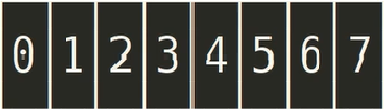
#> input picture digits.png, 386 x 109 px
$ python Lab2.py
#> lines starting #> are read from the running program, lines starting #| are printed output that depends on the picture
import numpy as np
import matplotlib.pyplot as plt
from scipy import ndimage

digits = np.dot(plt.imread('digits.png')[...,:3],[1,1,1]) # вход, изображение
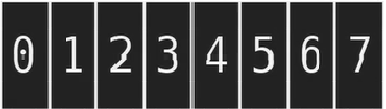
#> digits: shape (109, 386) float64; min 0.0549, max 3, mean 0.817; drawn with min black and max white

D = []
for i in range(8):
    a = i * 48
    x=  (digits[5:104,0+a:48+a] > 1).astype(int).flatten()
    y = (np.array(list(bin(i)[2:].zfill(3))) == '1').astype(int)
    D += [[x,y]]
#> after the loop, D = 8 items

w = np.zeros((D[0][0].shape[0],D[0][1].shape[0])) # инициализация весов

β = -0.4 # торможение

α = 0.2 # темп обучения

σ = lambda x: (x > 1).astype(int) # функция активации

def f(x):
    s = β + x @ w
#> s = [-0.4, -0.4, -0.4]
    return σ(s)

def train():
    global w
    _w = w.copy()
    for x, y in D:
        i = np.where(x>0)
        w[i] += α * (y - f(x))
    return (w != _w).any()

while train():
    print(w) # веса

for i in range(8):
    print(f(D[i][0])) # тренировочная
#> this loop made 8 passes
#> s in f on passes 1 to 8: [-117.8, -42.6, -128.6], [-28, -26.8, 59.6], [-8.8, 125.8, -58], [-7.8, 37, 2.2], [144.8, -28.8, -148], [74.6, -22, 22.4], [70.4, 104.8, -176.4], [23.8, 30, 63.8]
#| [0 0 0]
#| [0 0 1]
#| [0 1 0]
#| [0 1 1]
#| [1 0 0]
#| [1 0 1]
#| [1 1 0]
#| [1 1 1]

def transform_rotate(fi): # fi - degrees
    Dr = []
    for i in range(8):
        a = i * 48
        rotated = ndimage.rotate(digits[5:104,0+a:48+a], fi, reshape=0)
        x = (rotated > 1).astype(int).flatten()
        Dr += [x]
    return Dr

print('rotated ratio')
for j in np.arange(0,100,10):
    Dc = []
    for i in range(8):
        Dc.append(np.array_equal(f(D[i][0]), f(transform_rotate(j)[i])))
    print(f'Угол = {j}, Доля совпадений {Dc.count(True)/8}')
#> this loop made 10 passes
#> j on passes 2 to 10: 10, 20, 30, 40, 50, 60, 70, 80, 90
#| Угол = 0, Доля совпадений 1.0
#| Угол = 10, Доля совпадений 0.625
#| Угол = 20, Доля совпадений 0.5
#| Угол = 30, Доля совпадений 0.375
#| Угол = 40, Доля совпадений 0.375
#| Угол = 50, Доля совпадений 0.25
#| Угол = 60, Доля совпадений 0.25
#| Угол = 70, Доля совпадений 0.125
#> (further printed lines are left out)

'''Выход
[0 0 0]
[0 0 1]
[0 1 0]
[0 1 1]
[1 0 0]
[1 0 1]
[1 1 0]
[1 1 1]
rotated ratio
Угол = 0, Доля совпадений 1.0
Угол = 10, Доля совпадений 0.625
Угол = 20, Доля совпадений 0.5
Угол = 30, Доля совпадений 0.375
Угол = 40, Доля совпадений 0.375
Угол = 50, Доля совпадений 0.25
Угол = 60, Доля совпадений 0.25
Угол = 70, Доля совпадений 0.125
Угол = 80, Доля совпадений 0.125
Угол = 90, Доля совпадений 0.0'''
